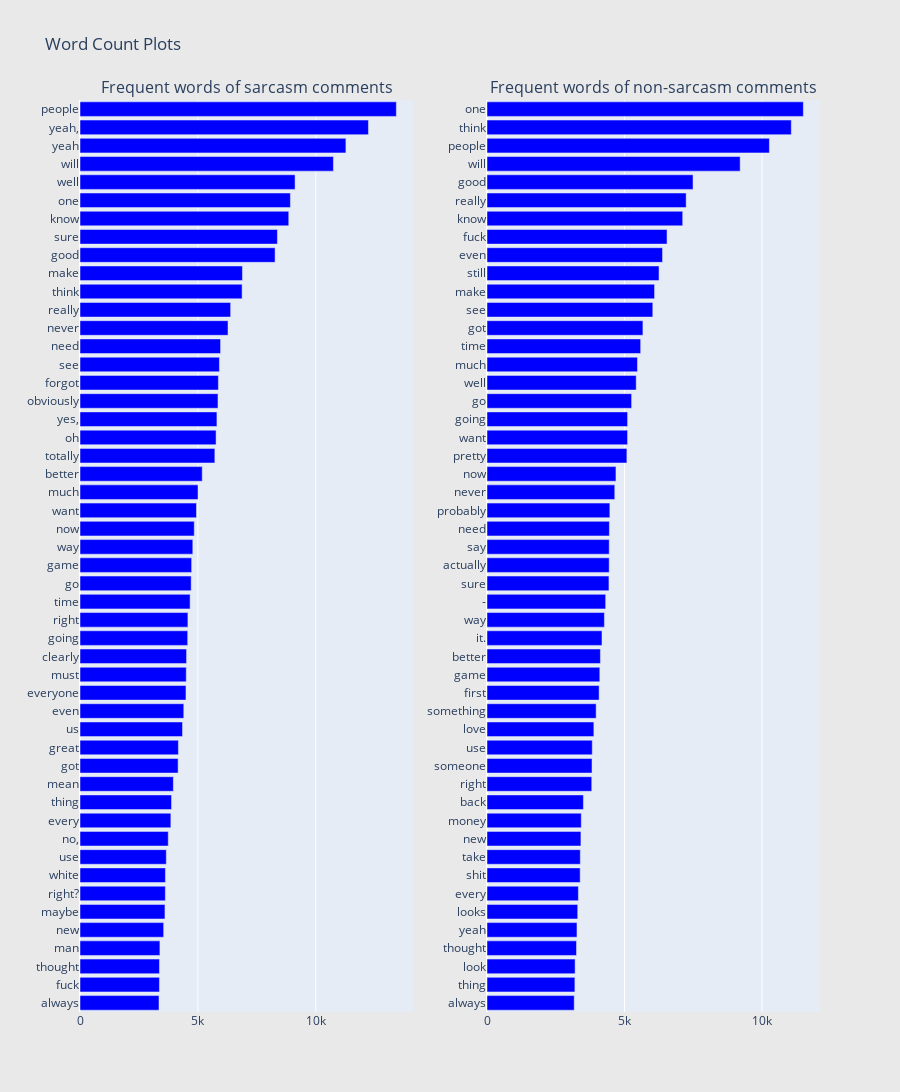

The notebook cell saved with this chart:
### Code cell
from collections import defaultdict


train1 = train_texts[y_train == 1]
train0 = train_texts[y_train == 0]


def generate_ngrams(text, n_gram=1):
    token = [token for token in text.lower().split(' ')
             if token != '' if token not in STOPWORDS]
    ngrams = zip(*[token[i:] for i in range(n_gram)])
    return [' '.join(ngram) for ngram in ngrams]



def horizontal_bar_chart(df, color):
    trace=go.Bar(
        y=df['word'].values[::-1],
        x=df['wordcount'].values[::-1],
        showlegend=False,
        orientation='h',
        marker=dict(color=color))
    return trace


def prepare_data(text, ngrams):
    freq_dict = defaultdict(int)
    for sent in text:
        for word in generate_ngrams(sent, ngrams):
            freq_dict[word] += 1
    fd_sorted = pd.DataFrame(sorted(freq_dict.items(),
                                    key=lambda x: x[1])[::-1])
    fd_sorted.columns = ['word', 'wordcount']
    return horizontal_bar_chart(fd_sorted.head(50), 'blue')


fig = subplots.make_subplots(rows=1, cols=2, vertical_spacing=0.04,
                          subplot_titles=['Frequent words of sarcasm comments',
                                          'Frequent words of non-sarcasm comments'])


fig.append_trace(prepare_data(train1, 1), 1, 1)
fig.append_trace(prepare_data(train0, 1), 1, 2)
fig['layout'].update(height=1200, width=900,
                     paper_bgcolor='rgb(233,233,233)',
                     title='Word Count Plots')
py.iplot(fig, filename='word-plots')

### Figure 1 — Plotly figure (JSON) as saved in the notebook; plotly's stock layout.template omitted (floating-point values rounded to 4 significant figures)
{"data": [{"marker": {"color": "blue"}, "orientation": "h", "showlegend": false, "type": "bar", "x": [3350, 3369, 3370, 3389, 3548, 3603, 3619, 3623, 3660, 3743, 3853, 3882, 3959, 4161, 4174, 4347, 4401, 4494, 4506, 4519, 4567, 4576, 4670, 4715, 4734, 4784, 4846, 4939, 5006, 5184, 5719, 5771, 5807, 5852, 5869, 5913, 5961, 6277, 6388, 6875, 6889, 8273, 8372, 8853, 8923, 9121, 10747, 11277, 12233, 13416], "xaxis": "x", "y": ["always", "fuck", "thought", "man", "new", "maybe", "right?", "white", "use", "no,", "every", "thing", "mean", "got", "great", "us", "even", "everyone", "must", "clearly", "going", "right", "time", "go", "game", "way", "now", "want", "much", "better", "totally", "oh", "yes,", "obviously", "forgot", "see", "need", "never", "really", "think", "make", "good", "sure", "know", "one", "well", "will", "yeah", "yeah,", "people"], "yaxis": "y"}, {"marker": {"color": "blue"}, "orientation": "h", "showlegend": false, "type": "bar", "x": [3171, 3195, 3203, 3253, 3271, 3298, 3322, 3387, 3392, 3414, 3427, 3505, 3808, 3818, 3827, 3885, 3968, 4076, 4101, 4123, 4180, 4268, 4314, 4433, 4442, 4443, 4449, 4466, 4645, 4688, 5085, 5110, 5111, 5257, 5424, 5470, 5586, 5668, 6027, 6091, 6254, 6381, 6545, 7114, 7240, 7490, 9203, 10266, 11062, 11500], "xaxis": "x2", "y": ["always", "thing", "look", "thought", "yeah", "looks", "every", "shit", "take", "new", "money", "back", "right", "someone", "use", "love", "something", "first", "game", "better", "it.", "way", "-", "sure", "actually", "say", "need", "probably", "never", "now", "pretty", "want", "going", "go", "well", "much", "time", "got", "see", "make", "still", "even", "fuck", "know", "really", "good", "will", "people", "think", "one"], "yaxis": "y2"}], "layout": {"annotations": [{"font": {"size": 16}, "showarrow": false, "text": "Frequent words of sarcasm comments", "x": 0.225, "xanchor": "center", "xref": "paper", "y": 1, "yanchor": "bottom", "yref": "paper"}, {"font": {"size": 16}, "showarrow": false, "text": "Frequent words of non-sarcasm comments", "x": 0.775, "xanchor": "center", "xref": "paper", "y": 1, "yanchor": "bottom", "yref": "paper"}], "height": 1200, "paper_bgcolor": "rgb(233,233,233)", "title": {"text": "Word Count Plots"}, "width": 900, "xaxis": {"anchor": "y", "domain": [0, 0.45]}, "xaxis2": {"anchor": "y2", "domain": [0.55, 1]}, "yaxis": {"anchor": "x", "domain": [0, 1]}, "yaxis2": {"anchor": "x2", "domain": [0, 1]}}}
